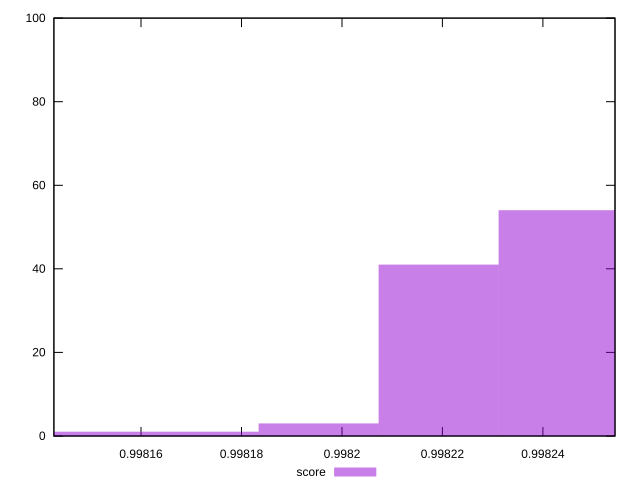

Reproduce this figure in gnuplot.
reset
set terminal svg size 640, 490 enhanced background rgb 'white'
set output "report_00007_2020-12-11T15:55:29.892Z/first-cpu-idle/samples/pages+cached+noexternal+nofonts+nosvg+noimg+nocss/score/histogram.svg"

$score <<EOF
0.9982431221053113 54
0.9982192326896672 41
0.998195343274023 3
0.9981714538583789 1
0.9981475644427349 1
EOF

set key outside below
set boxwidth 0.000023889415644122705
set yrange [0:100]
set style fill transparent solid 0.5 noborder

plot \
  $score title "score" with boxes, \


reset
